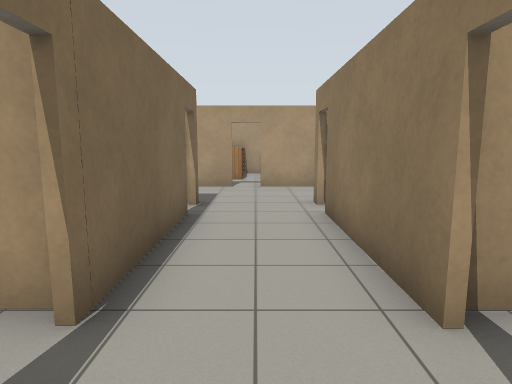
View 1 (above)

20 first-person views from a walk through a world built for the Gazebo simulator. The camera is 1.3 m above the floor, tilts 8° down and sees 75° across. The floor is counted in squares, 1 m on a side. Each view is taken from the middle of a square. On the plan, view 1 faces up. The plan holds only what a view shows up to about 14 squares ahead; the rest is blank. Gazebo's built-in surfaces are drawn with simple patterns. Simple shapes stand in for some stock models. Some surface patterns are stand-ins.

View 2
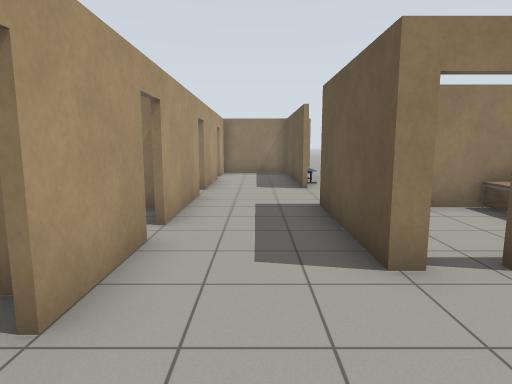

View 3
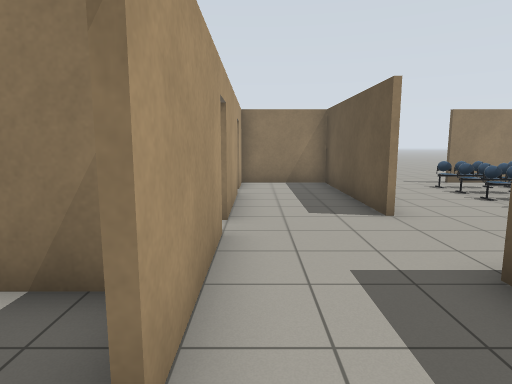

View 4
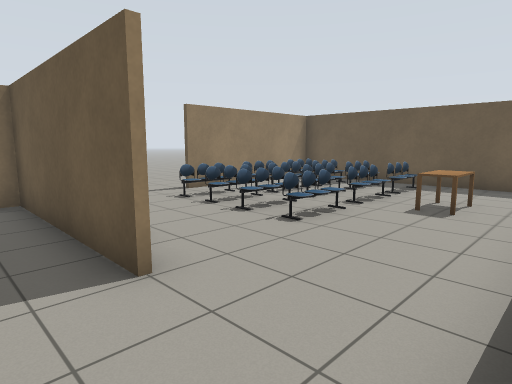

View 5
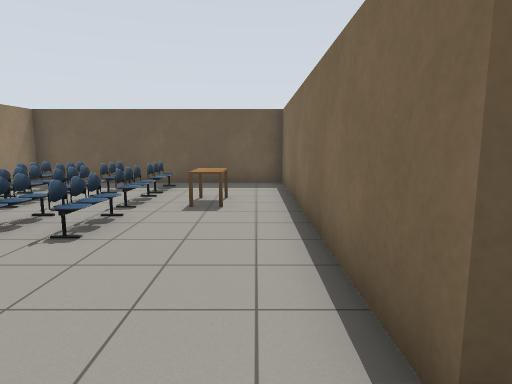

View 6
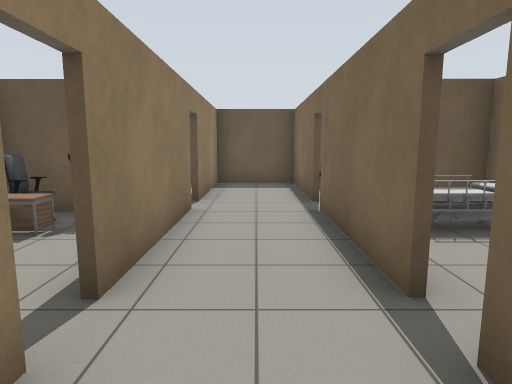

View 7
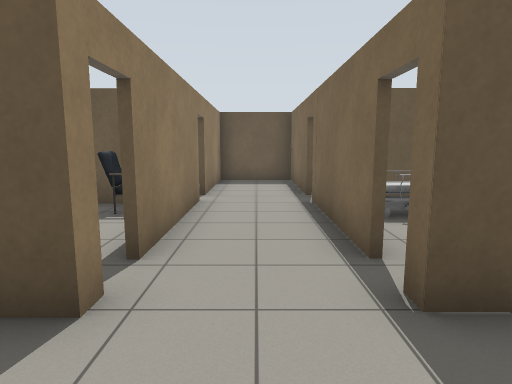

View 8
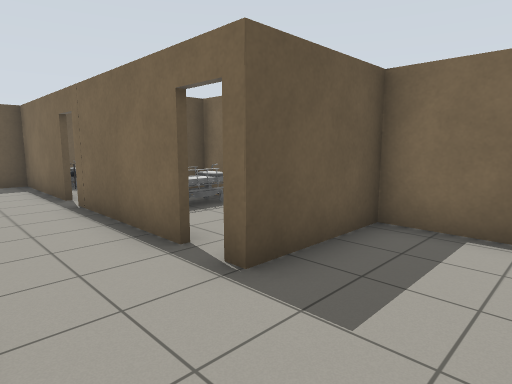

View 9
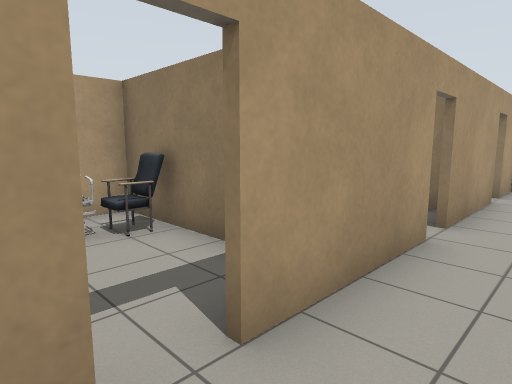

View 10
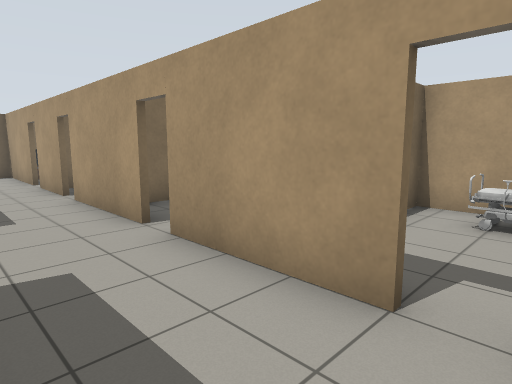

View 11
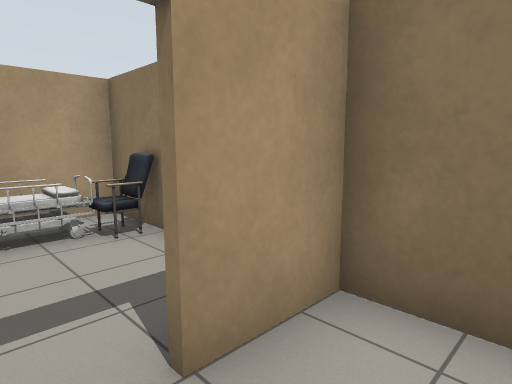

View 12
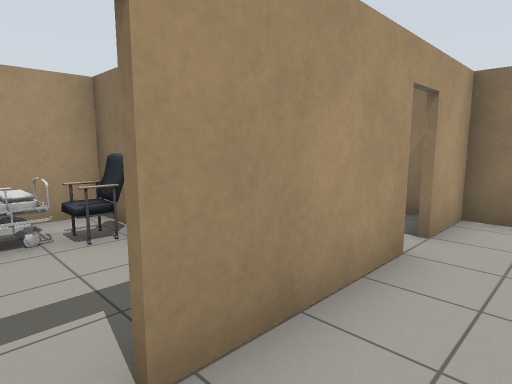

View 13
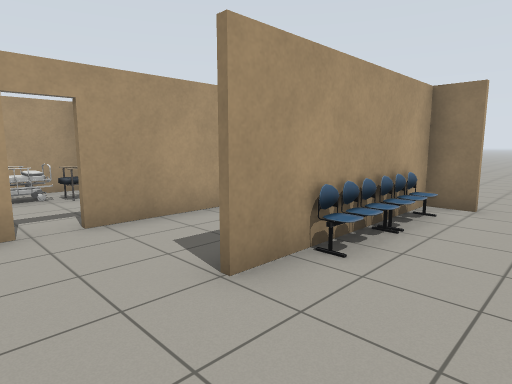

View 14
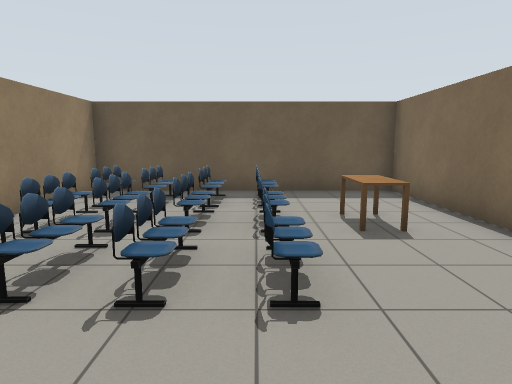

View 15
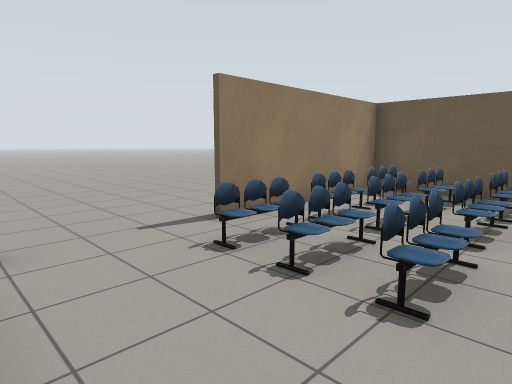

View 16
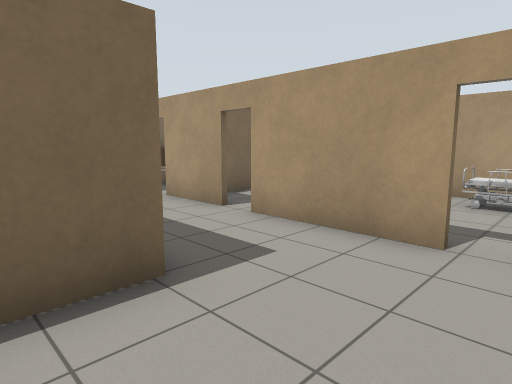

View 17
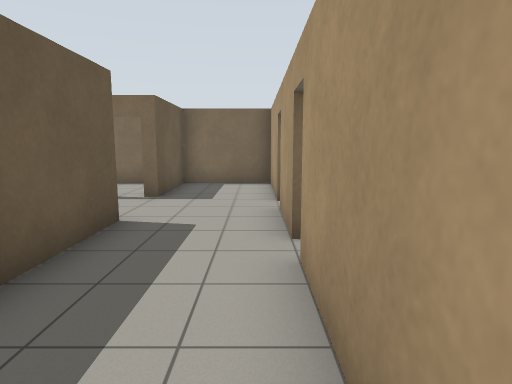

View 18
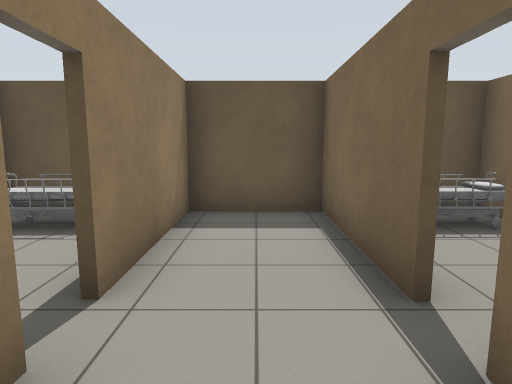

View 19
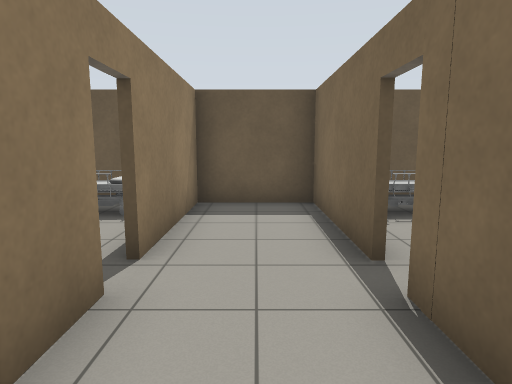

View 20
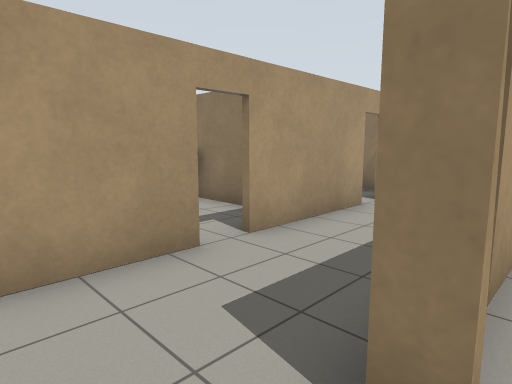

### Floor plan
Points are (right, up) in squares from view 1. A wall is a line through its corners. A room is listed if a view was taken in it or the views show most of it. See-through windows are left out.
Room 1 (views 1, 2, 3, 4, 5, 6, 7, 8, 9, 12, 13, 14, 15, 16, 17, 18, 19, 20)
walls: (9.8, 7.4) (8, 7.4); (13.6, 6.4) (13.6, 7.6); (8.6, 10.5) (7.6, 10.5); (13.6, 7.4) (12.4, 7.4); (6.9, 10.5) (3.2, 10.5); (1.3, 2.1) (1.3, 6.4); (5.1, -2.5) (13.6, -2.5) (13.6, 3.4); (1.3, 7.1) (1.3, 7.6) (5.1, 7.6) (5.1, -2.6); (2.5, 10.5) (0.1, 10.5); (-1.3, 6.4) (-1.3, 2.3); (-1.3, 1.4) (-1.3, -2.5) (1.3, -2.5) (1.3, 1.4); (-0.6, 10.5) (-1.5, 10.5); (-4.4, 10.5) (-4.4, 7.6) (-1.3, 7.6) (-1.3, 7.1)
ways out: opening at (9.5, 9.5) to room 2; opening at (11.5, 8) to room 2; gap at (7.5, 11) to room 3; opening at (-2.5, 10); opening at (15, 7); open door at (-1, 2); open door at (-1, 7); open door at (-0.5, 11); open door at (1, 2); open door at (1, 7); open door at (3, 11)
objects: desk (7, 1) to (7, 2); chair (9, -1) to (9, 0); chair (9, 1) to (9, 2); chair (9, 3) to (9, 4); chair (10, -1) to (10, 0); chair (10, 1) to (10, 2); chair (10, 3) to (10, 4); chair (10, 7) to (11, 7); chair (11, -1) to (11, 0); chair (11, 1) to (11, 2); chair (11, 3) to (11, 4); chair (12, -1) to (12, 0); chair (12, 1) to (12, 2); chair (12, 3) to (12, 4); chair (12, 7)
Room 2 (views 10, 11)
walls: (11.1, 10.5) (8.6, 10.5); (12.4, 7.6) (13.6, 7.6) (13.6, 10.5) (11.9, 10.5); (8, 7.6) (10.5, 7.6)
ways out: opening at (9.5, 9.5) to room 1; opening at (11.5, 8) to room 1; open door at (11.5, 11)
Room 3 (no view inside)
walls: (9.3, 14.4) (9.3, 15.5); (5.1, 12.1) (5.1, 11.5); (9.9, 15.4) (5.5, 15.4); (9.3, 10.9) (9.3, 11.9)
ways out: gap at (7.5, 11) to room 1
objects: bed (6, 14) to (8, 15); chair (8, 14) to (9, 14)
Room 4 (no view inside)
walls: (4.8, 3.6) (4.8, 5.4); (4.3, 7.4) (1.5, 7.4)
objects: chair (2, 3) to (3, 4); desk (3, 4); office chair (4, 3); desk (4, 4)
Room 5 (no view inside)
walls: (2.1, -2.5) (5.1, -2.5)
objects: bed (2, -2) to (4, -1)
Room 6 (no view inside)
walls: (-4.4, 3.5) (-4.4, 2.7); (-4.4, 6.2) (-4.4, 5.1)
objects: bed (-4, 3) to (-2, 4)

Where each view was taken, in squares from view 1:
view 1: 0 up, 0 right, facing up
view 2: 9 up, 2 left, facing right
view 3: 10 up, 2 right, facing right
view 4: 9 up, 5 right, facing down-right
view 5: 9 up, 6 right, facing down
view 6: 9 up, 0 right, facing down
view 7: 10 up, 0 right, facing down
view 8: 10 up, 1 right, facing down-left
view 9: 9 up, 2 right, facing up-right
view 10: 8 up, 12 right, facing up-left
view 11: 9 up, 11 right, facing up-right
view 12: 9 up, 7 right, facing up-right
view 13: 5 up, 6 right, facing up-right
view 14: 7 up, 9 right, facing down
view 15: 7 up, 9 right, facing down-right
view 16: 6 up, 8 right, facing up-left
view 17: 10 up, 7 right, facing left
view 18: 4 up, 0 right, facing down
view 19: 5 up, 0 right, facing down
view 20: 7 up, 0 right, facing up-right
